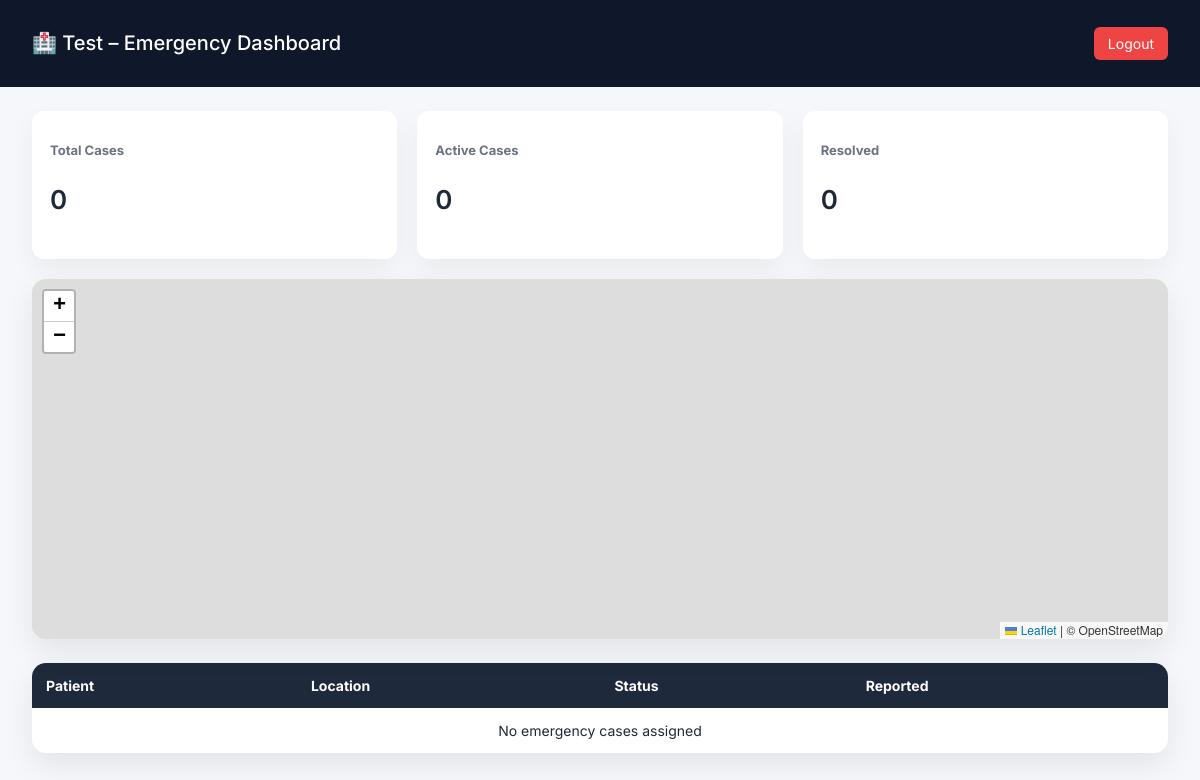
Page /dashboard/hospital/ (signed in) on the earlier database version.
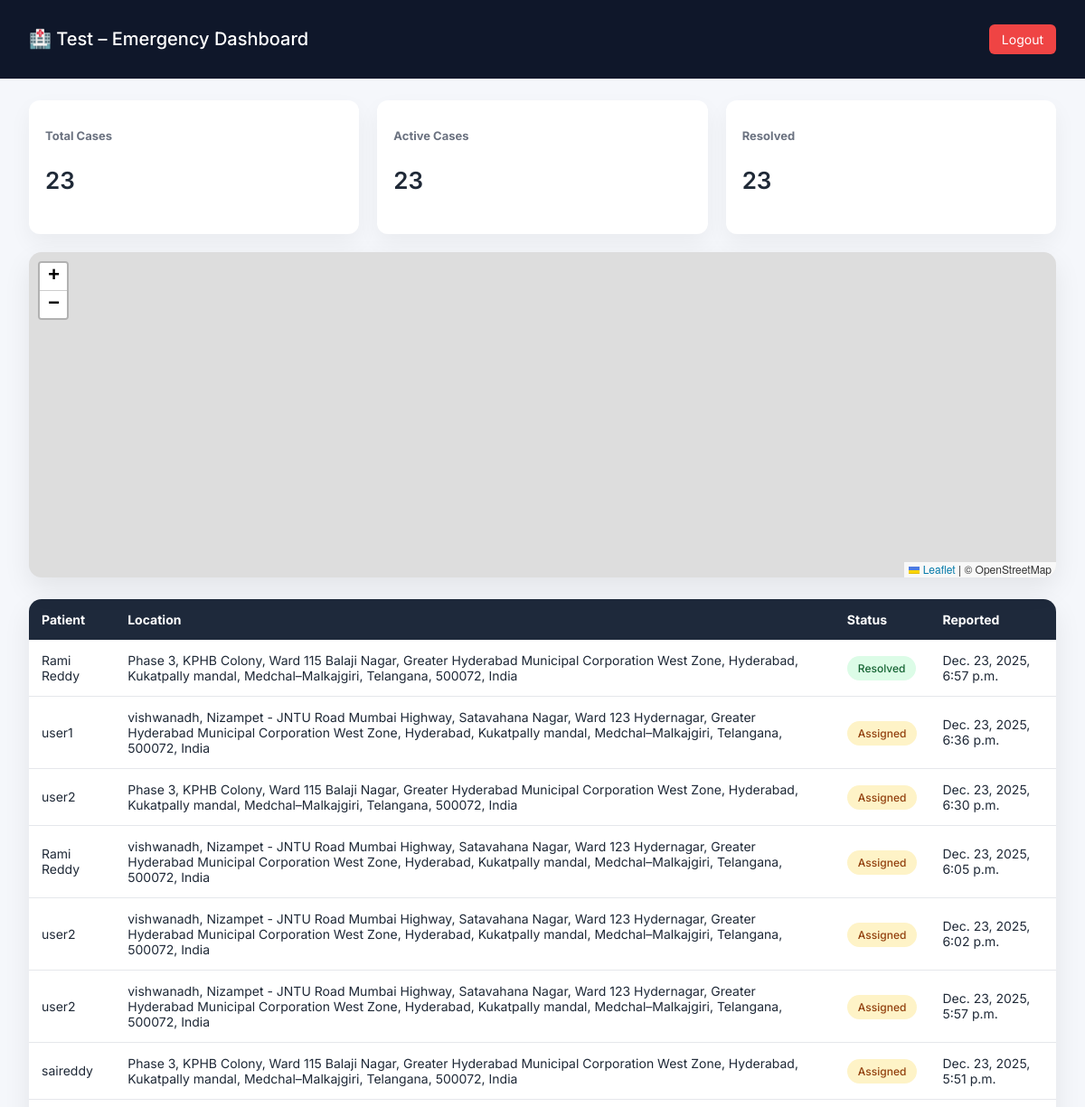
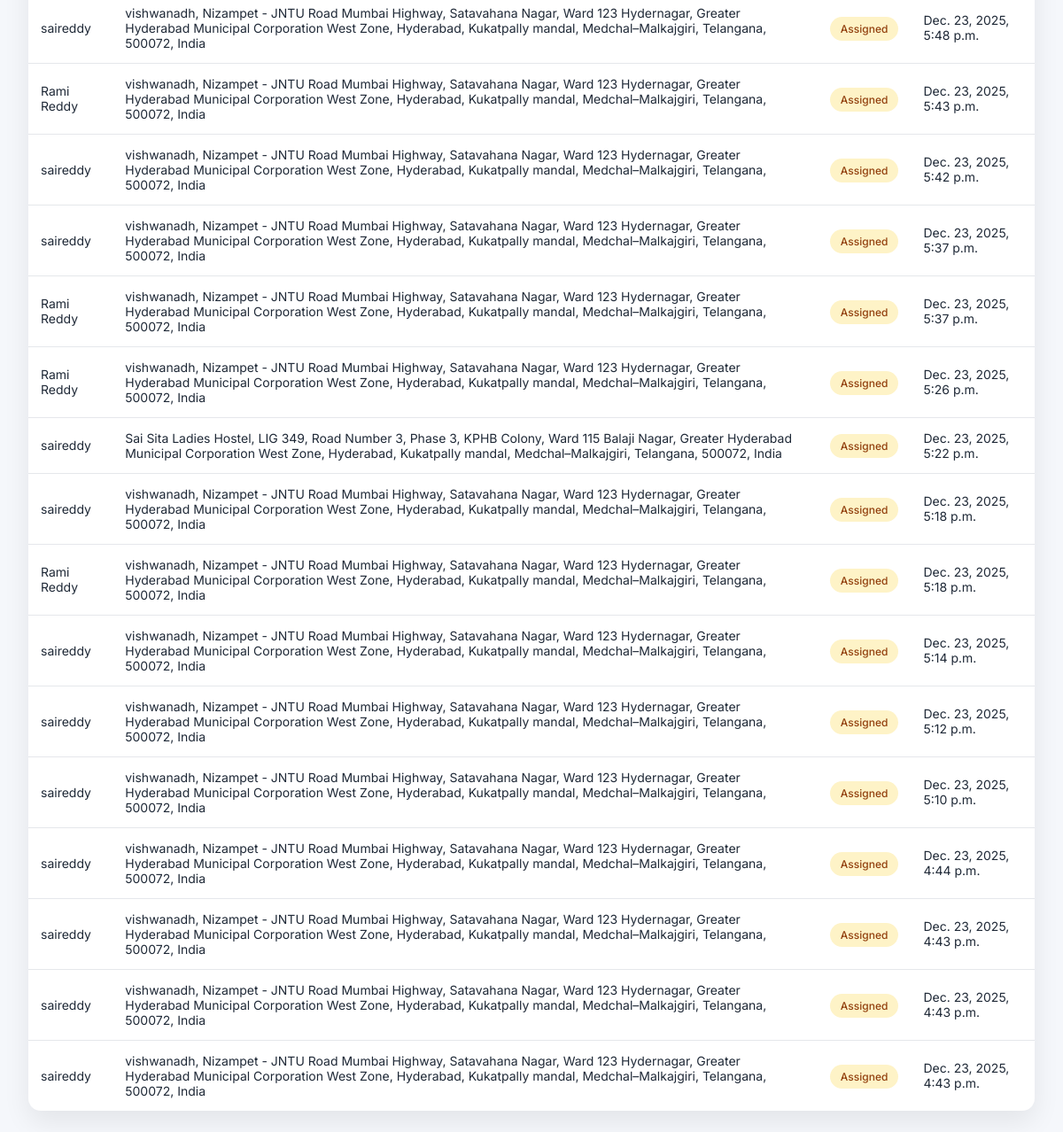
Same page on the later database version (2 pictures, top to bottom).
### Alert_system/models.py (models this page shows, shortened)
class Hospital(models.Model):
    user = models.OneToOneField(User, on_delete=models.CASCADE)
    hospital_name = models.CharField(max_length=200)
    latitude = models.FloatField()
    longitude = models.FloatField()
    phone = models.CharField(max_length=15)

class AlertAssignment(models.Model):
    STATUS_CHOICES = [
        ("assigned", "Assigned"),
        ("in_progress", "In Progress"),
        ("resolved", "Resolved"),
    ]
    alert = models.ForeignKey(Alert, on_delete=models.CASCADE)
    police = models.ForeignKey(
        PoliceStation, on_delete=models.SET_NULL, null=True, blank=True
    )
    hospital = models.ForeignKey(
        Hospital, on_delete=models.SET_NULL, null=True, blank=True
    )
    status = models.CharField(
        max_length=20,
        choices=STATUS_CHOICES,
        default="assigned"
    )
    created_at = models.DateTimeField(auto_now_add=True)

class Alert(models.Model):
    user = models.ForeignKey(User, on_delete=models.CASCADE)
    latitude = models.FloatField()
    longitude = models.FloatField()
    address = models.TextField()
    description = models.TextField()
    created_at = models.DateTimeField(auto_now_add=True)

### Alert_system/views.py (the view)
# urls.py: path("dashboard/hospital/", views.hospital_dashboard, name="hospital_dashboard"),
@login_required
def hospital_dashboard(request):
    profile = request.user.userprofile
    if profile.role != "hospital":
        return redirect("home")
    hospital = Hospital.objects.get(user=request.user)
    assignments = AlertAssignment.objects.select_related(
        "alert", "alert__user"
    ).filter(hospital=hospital).order_by("-created_at")
    return render(request, "hospital_dashboard.html", {
        "assignments": assignments,
        "hospital": hospital
    })

### templates/hospital_dashboard.html (shortened to what this page needs)
{% load static %}
<!DOCTYPE html>
<html lang="en">
<head>
    <link rel="stylesheet"
          href="https://unpkg.com/leaflet@1.9.4/dist/leaflet.css"/>
</head>
<body>
<header>
    <h1>🏥 {{ hospital.hospital_name }} – Emergency Dashboard</h1>
    <a href="{% url 'logout' %}">Logout</a>
</header>
<div class="container">
    <div class="stats">
        <div class="card">
            <h3>Total Cases</h3>
            <p>{{ assignments|length }}</p>
        </div>
        <div class="card">
            <h3>Active Cases</h3>
            <p>
                {{ assignments|dictsort:"status"|length }}
            </p>
        </div>
        <div class="card">
            <h3>Resolved</h3>
            <p>
                {{ assignments|length }}
            </p>
        </div>
    </div>
    <div id="map"></div>
    <table>
        <thead>
            <tr>
                <th>Patient</th>
                <th>Location</th>
                <th>Status</th>
                <th>Reported</th>
            </tr>
        </thead>
        <tbody>
        {% for a in assignments %}
            <tr>
                <td>{{ a.alert.user.username }}</td>
                <td>{{ a.alert.address }}</td>
                <td>
                    {% if a.status == "resolved" %}
                        <span class="badge resolved">Resolved</span>
                    {% elif a.status == "assigned" %}
                        <span class="badge assigned">Assigned</span>
                    {% else %}
                        <span class="badge active">Active</span>
                    {% endif %}
                </td>
                <td>{{ a.alert.created_at }}</td>
            </tr>
        {% empty %}
            <tr>
                <td colspan="4" style="text-align:center;">No emergency cases assigned</td>
            </tr>
        {% endfor %}
        </tbody>
    </table>
</div>
</body>
</html>

### templates/hospital_dashboard.html (style rules this page uses)
body { margin: 0; font-family: "Inter", sans-serif; background: #f5f7fb; color: #1f2937; }
header { background: #0f172a; color: #fff; padding: 18px 32px; display: flex; justify-content: space-between; align-items: center; }
header h1 { font-size: 20px; font-weight: 500; }
header a { background: #ef4444; padding: 8px 14px; border-radius: 6px; text-decoration: none; color: #fff; font-size: 14px; }
.container { padding: 24px 32px; }
.stats { display: grid; grid-template-columns: repeat(auto-fit, minmax(220px, 1fr)); gap: 20px; margin-bottom: 20px; }
.card { background: #fff; padding: 18px; border-radius: 12px; box-shadow: 0 10px 25px rgba(0,0,0,0.05); }
.card h3 { font-size: 13px; color: #6b7280; margin-bottom: 8px; }
.card p { font-size: 26px; font-weight: 600; }
#map { height: 360px; border-radius: 14px; margin-bottom: 24px; box-shadow: 0 12px 30px rgba(0,0,0,0.08); }
table { width: 100%; background: #fff; border-radius: 14px; border-collapse: collapse; overflow: hidden; box-shadow: 0 12px 30px rgba(0,0,0,0.08); }
thead { background: #1e293b; color: #fff; }
th, td { padding: 14px; font-size: 14px; text-align: left; }
tr:not(:last-child) { border-bottom: 1px solid #e5e7eb; }
.badge { padding: 6px 12px; border-radius: 999px; font-size: 12px; font-weight: 500; }
.assigned { background: #fef3c7; color: #92400e; }
.resolved { background: #dcfce7; color: #166534; }

Differences in the rows shown:
added AlertAssignment: alert.user.username "Rami Reddy", alert.address "Phase 3, KPHB Colony, Ward 115 Balaji Nagar, Greater Hyderabad Municipal Corporation West Zone, Hyderabad, Kukatpally mandal, Medchal–Malkajgiri, Telangana, 500072, India", status "Resolved", alert.created_at "Dec. 23, 2025, 6:57 p.m."
added AlertAssignment: alert.user.username "user1", alert.address "vishwanadh, Nizampet - JNTU Road Mumbai Highway, Satavahana Nagar, Ward 123 Hydernagar, Greater Hyderabad Municipal Corporation West Zone, Hyderabad, Kukatpally mandal, Medchal–Malkajgiri, Telangana, 500072, India", status "Assigned", alert.created_at "Dec. 23, 2025, 6:36 p.m."
added AlertAssignment: alert.user.username "user2", alert.address "Phase 3, KPHB Colony, Ward 115 Balaji Nagar, Greater Hyderabad Municipal Corporation West Zone, Hyderabad, Kukatpally mandal, Medchal–Malkajgiri, Telangana, 500072, India", status "Assigned", alert.created_at "Dec. 23, 2025, 6:30 p.m."
added AlertAssignment: alert.user.username "Rami Reddy", alert.address "vishwanadh, Nizampet - JNTU Road Mumbai Highway, Satavahana Nagar, Ward 123 Hydernagar, Greater Hyderabad Municipal Corporation West Zone, Hyderabad, Kukatpally mandal, Medchal–Malkajgiri, Telangana, 500072, India", status "Assigned", alert.created_at "Dec. 23, 2025, 6:05 p.m."
added AlertAssignment: alert.user.username "user2", alert.address "vishwanadh, Nizampet - JNTU Road Mumbai Highway, Satavahana Nagar, Ward 123 Hydernagar, Greater Hyderabad Municipal Corporation West Zone, Hyderabad, Kukatpally mandal, Medchal–Malkajgiri, Telangana, 500072, India", status "Assigned", alert.created_at "Dec. 23, 2025, 6:02 p.m."
added AlertAssignment: alert.user.username "user2", alert.address "vishwanadh, Nizampet - JNTU Road Mumbai Highway, Satavahana Nagar, Ward 123 Hydernagar, Greater Hyderabad Municipal Corporation West Zone, Hyderabad, Kukatpally mandal, Medchal–Malkajgiri, Telangana, 500072, India", status "Assigned", alert.created_at "Dec. 23, 2025, 5:57 p.m."
added AlertAssignment: alert.user.username "saireddy", alert.address "Phase 3, KPHB Colony, Ward 115 Balaji Nagar, Greater Hyderabad Municipal Corporation West Zone, Hyderabad, Kukatpally mandal, Medchal–Malkajgiri, Telangana, 500072, India", status "Assigned", alert.created_at "Dec. 23, 2025, 5:51 p.m."
added AlertAssignment: alert.user.username "saireddy", alert.address "vishwanadh, Nizampet - JNTU Road Mumbai Highway, Satavahana Nagar, Ward 123 Hydernagar, Greater Hyderabad Municipal Corporation West Zone, Hyderabad, Kukatpally mandal, Medchal–Malkajgiri, Telangana, 500072, India", status "Assigned", alert.created_at "Dec. 23, 2025, 5:48 p.m."
added AlertAssignment: alert.user.username "Rami Reddy", alert.address "vishwanadh, Nizampet - JNTU Road Mumbai Highway, Satavahana Nagar, Ward 123 Hydernagar, Greater Hyderabad Municipal Corporation West Zone, Hyderabad, Kukatpally mandal, Medchal–Malkajgiri, Telangana, 500072, India", status "Assigned", alert.created_at "Dec. 23, 2025, 5:43 p.m."
added AlertAssignment: alert.user.username "saireddy", alert.address "vishwanadh, Nizampet - JNTU Road Mumbai Highway, Satavahana Nagar, Ward 123 Hydernagar, Greater Hyderabad Municipal Corporation West Zone, Hyderabad, Kukatpally mandal, Medchal–Malkajgiri, Telangana, 500072, India", status "Assigned", alert.created_at "Dec. 23, 2025, 5:42 p.m."
added AlertAssignment: alert.user.username "saireddy", alert.address "vishwanadh, Nizampet - JNTU Road Mumbai Highway, Satavahana Nagar, Ward 123 Hydernagar, Greater Hyderabad Municipal Corporation West Zone, Hyderabad, Kukatpally mandal, Medchal–Malkajgiri, Telangana, 500072, India", status "Assigned", alert.created_at "Dec. 23, 2025, 5:37 p.m."
added AlertAssignment: alert.user.username "Rami Reddy", alert.address "vishwanadh, Nizampet - JNTU Road Mumbai Highway, Satavahana Nagar, Ward 123 Hydernagar, Greater Hyderabad Municipal Corporation West Zone, Hyderabad, Kukatpally mandal, Medchal–Malkajgiri, Telangana, 500072, India", status "Assigned", alert.created_at "Dec. 23, 2025, 5:37 p.m."
added AlertAssignment: alert.user.username "Rami Reddy", alert.address "vishwanadh, Nizampet - JNTU Road Mumbai Highway, Satavahana Nagar, Ward 123 Hydernagar, Greater Hyderabad Municipal Corporation West Zone, Hyderabad, Kukatpally mandal, Medchal–Malkajgiri, Telangana, 500072, India", status "Assigned", alert.created_at "Dec. 23, 2025, 5:26 p.m."
added AlertAssignment: alert.user.username "saireddy", alert.address "Sai Sita Ladies Hostel, LIG 349, Road Number 3, Phase 3, KPHB Colony, Ward 115 Balaji Nagar, Greater Hyderabad Municipal Corporation West Zone, Hyderabad, Kukatpally mandal, Medchal–Malkajgiri, Telangana, 500072, India", status "Assigned", alert.created_at "Dec. 23, 2025, 5:22 p.m."
added AlertAssignment: alert.user.username "saireddy", alert.address "vishwanadh, Nizampet - JNTU Road Mumbai Highway, Satavahana Nagar, Ward 123 Hydernagar, Greater Hyderabad Municipal Corporation West Zone, Hyderabad, Kukatpally mandal, Medchal–Malkajgiri, Telangana, 500072, India", status "Assigned", alert.created_at "Dec. 23, 2025, 5:18 p.m."
added AlertAssignment: alert.user.username "Rami Reddy", alert.address "vishwanadh, Nizampet - JNTU Road Mumbai Highway, Satavahana Nagar, Ward 123 Hydernagar, Greater Hyderabad Municipal Corporation West Zone, Hyderabad, Kukatpally mandal, Medchal–Malkajgiri, Telangana, 500072, India", status "Assigned", alert.created_at "Dec. 23, 2025, 5:18 p.m."
added AlertAssignment: alert.user.username "saireddy", alert.address "vishwanadh, Nizampet - JNTU Road Mumbai Highway, Satavahana Nagar, Ward 123 Hydernagar, Greater Hyderabad Municipal Corporation West Zone, Hyderabad, Kukatpally mandal, Medchal–Malkajgiri, Telangana, 500072, India", status "Assigned", alert.created_at "Dec. 23, 2025, 5:14 p.m."
added AlertAssignment: alert.user.username "saireddy", alert.address "vishwanadh, Nizampet - JNTU Road Mumbai Highway, Satavahana Nagar, Ward 123 Hydernagar, Greater Hyderabad Municipal Corporation West Zone, Hyderabad, Kukatpally mandal, Medchal–Malkajgiri, Telangana, 500072, India", status "Assigned", alert.created_at "Dec. 23, 2025, 5:12 p.m."
added AlertAssignment: alert.user.username "saireddy", alert.address "vishwanadh, Nizampet - JNTU Road Mumbai Highway, Satavahana Nagar, Ward 123 Hydernagar, Greater Hyderabad Municipal Corporation West Zone, Hyderabad, Kukatpally mandal, Medchal–Malkajgiri, Telangana, 500072, India", status "Assigned", alert.created_at "Dec. 23, 2025, 5:10 p.m."
added AlertAssignment: alert.user.username "saireddy", alert.address "vishwanadh, Nizampet - JNTU Road Mumbai Highway, Satavahana Nagar, Ward 123 Hydernagar, Greater Hyderabad Municipal Corporation West Zone, Hyderabad, Kukatpally mandal, Medchal–Malkajgiri, Telangana, 500072, India", status "Assigned", alert.created_at "Dec. 23, 2025, 4:44 p.m."
added AlertAssignment: alert.user.username "saireddy", alert.address "vishwanadh, Nizampet - JNTU Road Mumbai Highway, Satavahana Nagar, Ward 123 Hydernagar, Greater Hyderabad Municipal Corporation West Zone, Hyderabad, Kukatpally mandal, Medchal–Malkajgiri, Telangana, 500072, India", status "Assigned", alert.created_at "Dec. 23, 2025, 4:43 p.m."
added AlertAssignment: alert.user.username "saireddy", alert.address "vishwanadh, Nizampet - JNTU Road Mumbai Highway, Satavahana Nagar, Ward 123 Hydernagar, Greater Hyderabad Municipal Corporation West Zone, Hyderabad, Kukatpally mandal, Medchal–Malkajgiri, Telangana, 500072, India", status "Assigned", alert.created_at "Dec. 23, 2025, 4:43 p.m."
added AlertAssignment: alert.user.username "saireddy", alert.address "vishwanadh, Nizampet - JNTU Road Mumbai Highway, Satavahana Nagar, Ward 123 Hydernagar, Greater Hyderabad Municipal Corporation West Zone, Hyderabad, Kukatpally mandal, Medchal–Malkajgiri, Telangana, 500072, India", status "Assigned", alert.created_at "Dec. 23, 2025, 4:43 p.m."
Other differences:
{{ assignments|length }}: "0" → "23"
{{ assignments|dictsort:"status"|length }}: "0" → "23"
text no longer shown: "No emergency cases assigned"
